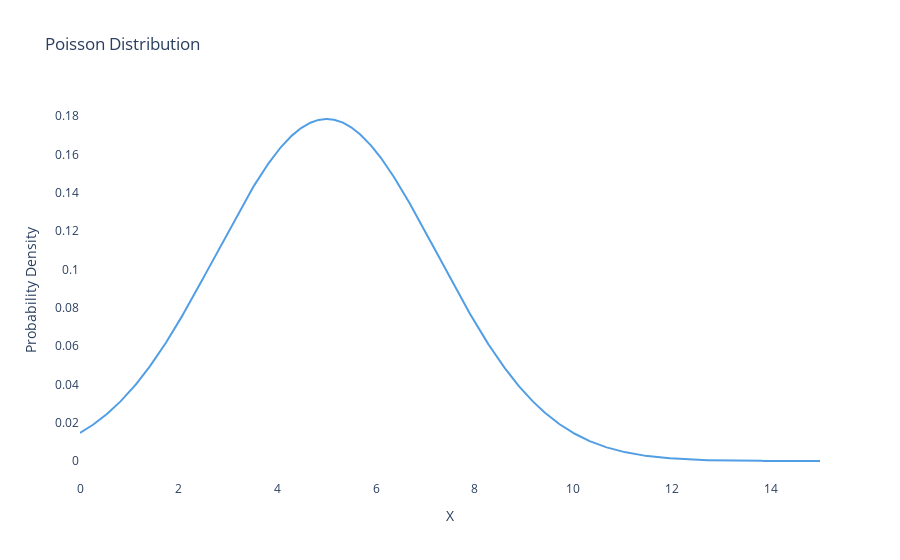

The cell this chart's notebook holds for it:
### Code cell
import plotly.graph_objects as go
import numpy as np
import math

# Define the parameter for the Poisson distribution
lam = 5  # lambda parameter for Poisson distribution

# Generate x values for plotting
x = np.linspace(0, 15, 1000)

# Calculate the PDF of the normal distribution using the mean and variance of the Poisson distribution
mu = lam
sigma = math.sqrt(lam)
pdf = 1/(sigma * np.sqrt(2 * np.pi)) * np.exp(-(x - mu)**2 / (2 * sigma**2))

# Create figure
fig = go.Figure()

# Add trace for the continuous approximation of the Poisson distribution using the normal distribution
fig.add_trace(go.Scatter(x=x, y=pdf, mode='lines', line=dict(color='#519EE5', width=2), name='Poisson Distribution'))

# Update layout
fig.update_layout(
    title='Poisson Distribution',
    xaxis_title='X',
    yaxis_title='Probability Density',
    plot_bgcolor='white'
)

# Show plot
fig.show()

### Figure 1 — Plotly figure (JSON) as saved in the notebook; plotly's stock layout.template omitted (floating-point values rounded to 4 significant figures; data arrays with more than 128 entries replaced by an {"elided": "..."} marker saying what was removed)
{"data": [{"line": {"color": "#519EE5", "width": 2}, "mode": "lines", "name": "Poisson Distribution", "type": "scatter", "x": {"elided": "1000 float values"}, "y": {"elided": "1000 float values"}}], "layout": {"autosize": true, "plot_bgcolor": "white", "title": {"text": "Poisson Distribution"}, "xaxis": {"autorange": true, "range": [0, 15], "title": {"text": "X"}, "type": "linear"}, "yaxis": {"autorange": true, "range": [-0.009903, 0.1883], "title": {"text": "Probability Density"}, "type": "linear"}}}
